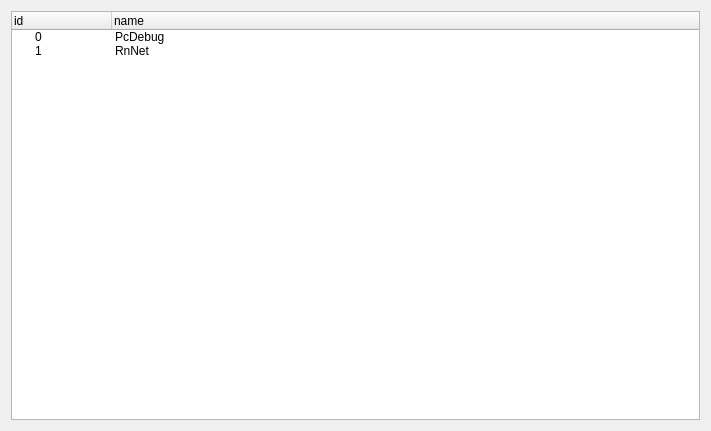
<?xml version="1.0" encoding="UTF-8"?>
<ui version="4.0">
 <class>Form</class>
 <widget class="QWidget" name="Form">
  <property name="geometry">
   <rect>
    <x>0</x>
    <y>0</y>
    <width>711</width>
    <height>431</height>
   </rect>
  </property>
  <property name="windowTitle">
   <string>Form</string>
  </property>
  <layout class="QVBoxLayout" name="verticalLayout">
   <item>
    <widget class="QTreeWidget" name="treeWidget">
     <column>
      <property name="text">
       <string>id</string>
      </property>
     </column>
     <column>
      <property name="text">
       <string>name</string>
      </property>
     </column>
     <item>
      <property name="text">
       <string>0</string>
      </property>
      <property name="text">
       <string>PcDebug</string>
      </property>
     </item>
     <item>
      <property name="text">
       <string>1</string>
      </property>
      <property name="text">
       <string>RnNet</string>
      </property>
     </item>
    </widget>
   </item>
  </layout>
 </widget>
 <resources/>
 <connections/>
</ui>
